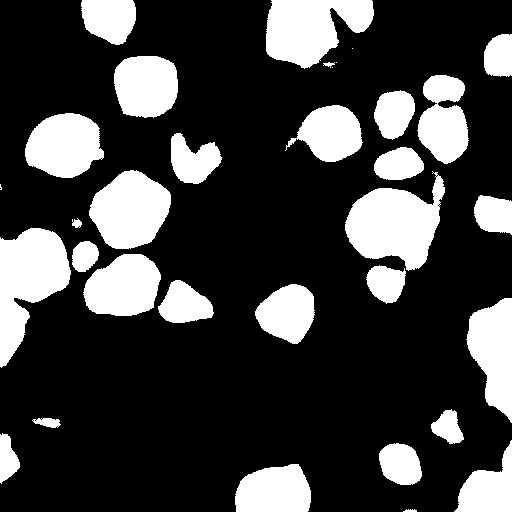
#> input picture infer/OM/xcx/1219_1981_20220613-0843.png, 512 x 512 px; its folder holds only this picture in this run
$ python post_water.py
#> lines starting #> are read from the running program, lines starting #| are printed output that depends on the picture; after the words box and inside, x2 and y2 are one past the last pixel; in counts of white or black regions, pixels touching at a corner belong together
#> `xcx = cv2.imread(pic_xcx_path, 0)`: xcx: shape (512, 512); 24.7% white; 33 white regions (4 under 20 px), largest, box (x1, y1, x2, y2) and area: (345, 171, 445, 271) 5814, (0, 228, 71, 368) 5666, (266, 0, 374, 69) 5033
### post_proc.py
import time
import skimage.io
import numpy as np
import cv2 as cv2
from PIL import Image
from pathlib import Path
from skimage import morphology
from skimage import measure
import matplotlib.pyplot as plt

# [13 lines left out: function read_image, not called in this run]


def padding_img(img, element, pad_size = 5):
    '''
    :param img:
    :return:
    '''
    a, b = img.shape
    img[0:pad_size, 0:b] = element
    img[0:a, 0:pad_size] = element
    img[a - pad_size + 1:a, 0:b] = element
    img[0:a, b - pad_size + 1:b] = element

    return img


def dilate(image, kernel_size):
    """
    dilate
    :param image:
    :param kernel_size:
    :return:
    """
    kernel = skimage.morphology.disk(kernel_size)
    img_dialtion = skimage.morphology.dilation(image, kernel)
    return img_dialtion

# [9 lines left out: function erosion, not called in this run]


def skeletonize(image):
    """
    :param image:
    :return:
    """
    image = morphology.skeletonize(image)
    image = np.where(image > 0, 1, 0).astype(np.uint8)
    return image


def remove_small_objects(image, min_size):
    """
    :param image:
    :param min_size:
    :return:
    """
    image = np.array(image, dtype=bool)
    image = morphology.remove_small_objects(image, min_size=min_size, connectivity=2)
    image = np.where(image > 0, 1, 0).astype(np.uint8)
    return image


def prun(image, kernel_size):
    label_map, num_label = measure.label(image, connectivity=1, background=1, return_num=True)
    result = np.zeros(label_map.shape, dtype=np.uint8)
    D_kernel = np.ones((kernel_size, kernel_size), np.uint8)

    for i in range(1, num_label + 1):
        tmp = np.zeros(label_map.shape, dtype=np.uint8)
        tmp[label_map == i] = 1

        dil = cv2.dilate(tmp, D_kernel)
        dst = cv2.erode(dil, D_kernel)

        result[dst == 1] = 255

    result = 255 - result
    result[result == 255] = 1
    result = np.uint8(result)
    return result


# [16 lines left out: function prun_xcx, not called in this run]


def boundary_proc(image):
    """
    Grain boundary post-processing operations
    :param image:
    :return:
    """
    image = dilate(image, 8)
    image = skeletonize(image)
    image = remove_small_objects(image, 20)
    image = dilate(image, 3)
    image = padding_img(image, element=1, pad_size=8)
    image = prun(image, 8)
    image = remove_small_objects(image, 100)
    return image

# [26 lines left out: functions classical_boundary_proc, xcx_proc, not called in this run]


# [28 lines that do not run on import are left out]

### post_water.py
from skimage import segmentation, color, measure, morphology
import os
import numpy as np
import cv2 as cv2
import time
import matplotlib.pyplot as plt
import datetime
from post_proc import skeletonize, padding_img, dilate, boundary_proc


def post_overlap_grain(i, boundary_map, xcx_map):
    '''
    Calculate the adjacency relationship of the current precipitation phase
    :param i: Precipitated phase number
    :param boundary_map:
    :param xcx_map:
    :return:
    '''
    tmp = boundary_map[xcx_map == i]
    overlap_grain = np.unique(tmp)
    overlap_grain = np.delete(overlap_grain, np.where(overlap_grain == 0))
    return overlap_grain


def watershed_pic(j, tar_label):
    '''
    Carry out watershed for the given grain j and area tar_label
    :param j:
    :param tar_label:
    :return:
    '''
    # Watershed method, deduct the overlap area, and then perform local watershed on cut_map
    # 1. The target area needs to be deducted first.
    tar_label[tar_label == j] = 0
    tar_label = np.uint8(tar_label)
    # 2. seed  :Corrosion of each grain
    E_kernel = np.ones((5, 5), np.uint8)
    dst = cv2.erode(tar_label, E_kernel)
    sure_fg = np.uint8(dst)
    # 3. boundary，remove small grains that need to be re segmented
    sure_bg = tar_label.copy()
    sure_bg = np.uint8(sure_bg)

    maker = sure_fg
    tar_img = sure_bg
    tar_img = tar_img.astype(np.uint8)

    tar_img = cv2.cvtColor(tar_img, cv2.COLOR_GRAY2RGB)

    maker = maker.astype('int32')
    maker = cv2.watershed(tar_img, maker)
    tar_img[maker == -1] = [0, 0, 255]
    return maker


def water_grain(i, j, boundary_map, xcx_map, img, thresh_iou):
    '''
    Determine the coverage rate of the grain j covered by the precipitate phase i
    :param i:
    :param j:
    :param boundary_map:
    :param xcx_map:
    :param img:
    :return:
    '''
    tmp_map = np.zeros(boundary_map.shape, dtype=np.uint8)
    tmp_map[boundary_map == j] = j
    # Determine the relationship between precipitates and related grains
    temp_IOU = 0.0
    n_ii = np.count_nonzero(boundary_map[xcx_map == i] == j)
    t_i = np.count_nonzero(boundary_map == j)
    if t_i == 0:
        return None
    temp_IOU += n_ii / t_i

    if temp_IOU < thresh_iou:
        return None


    b, a = boundary_map.shape
    cut_map = np.zeros(tmp_map.shape, dtype=np.uint8)
    cut_map[(tmp_map != 0) | (xcx_map == i)] = 255
    cut_map = cut_map.astype(np.uint8)
    x, y, w, h = cv2.boundingRect(cut_map)

    step = 10
    x = x - step if (x - step > 0) else 0
    y = y - step if (y - step > 0) else 0
    w = w + 2 * step if (x + w + 2 * step < a) else (a - x)
    h = h + 2 * step if (y + h + 2 * step < b) else (b - y)

    # Crop the area that needs to be watered
    tar_img = img[y:y + h, x:x + w]
    tar_label = boundary_map[y:y + h, x:x + w]
    tar_label = tar_label.copy()
    tar_xcx = xcx_map[y:y + h, x:x + w]

    flag = 1 # Default mapping required
    label_total = np.unique(tar_label)
    if max(label_total)<=256:
        flag = 0
    else:
        j = j % 256
        # Develop a dict to record the data mapping after processing
        label_dict = {}
        for item in label_total:
            remainder = item % 256
            label_dict[remainder] = item
            # label_dict[item] = remainder
            tar_label[tar_label == item] = remainder

    maker = watershed_pic(j, tar_label)
    maker[maker == -1] = 0


    if flag == 1:  # mapping
        j = j+256
        for item in np.unique(maker):
            maker[maker == item] = label_dict[item]
    return [maker, x, y]


def water_post(img, boundary, xcx, thresh_iou):  # todo
    '''
    :param img_path:
    :param boundary_path:
    :param xcx_path:
    :return:
    '''
#> called with thresh_iou = 0.9
    # [9 lines of commented-out code are left out]

    boundary[boundary != 0] = 1

    # To achieve more accurate segmentation, first skeleton the boundary
    skeleton = morphology.skeletonize(boundary).astype(np.uint8) * 255
#> skeleton: shape (512, 512); 0.64% white in thin lines or dots
    # skeleton0 = morphology.skeletonize(boundary)
    # skeleton = skeleton0.astype(np.uint8) * 255
    # boundary = boundary.astype(np.uint8)
    ret, thresh = cv2.threshold(skeleton, 0, 255, cv2.THRESH_BINARY)
    boundary = thresh

    # Because the boundary segmentation is not good, first pad the boundary of the boundary
    boundary = padding_img(~boundary, 0)
#> in padding_img, `img[0:pad_size, 0:b] = element`: img: shape (512, 512); 98.4% white; 33 black regions (9 under 20 px), largest, box (x1, y1, x2, y2) and area: (0, 0, 512, 64) 2715, (0, 237, 41, 363) 149, (384, 171, 442, 266) 142
#> in padding_img, `img[0:a, b - pad_size + 1:b] = element`: img: shape (512, 512); 95.9% white; 25 black regions (7 under 20 px), largest, box (x1, y1, x2, y2) and area: (0, 0, 512, 512) 9687, (384, 171, 442, 266) 142, (436, 88, 456, 144) 88

    boundary_map, num_boundary = measure.label(boundary, connectivity=1, background=0, return_num=True)
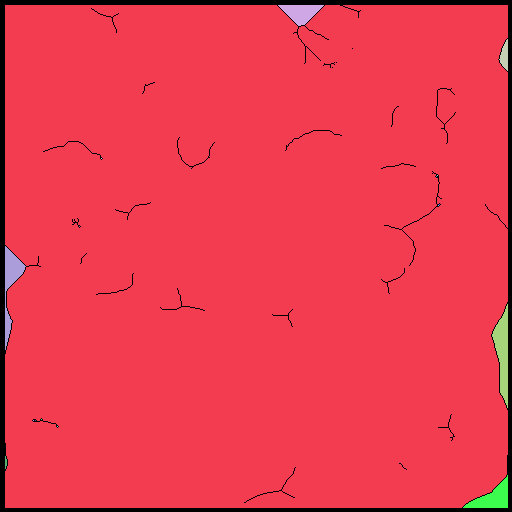
#> boundary_map: shape (512, 512) int64; 18 distinct labels, from 0 to 17; one colour per label, 0 black
#> num_boundary = 17
    xcx_map, num_xcx = measure.label(xcx, connectivity=1, background=0, return_num=True)
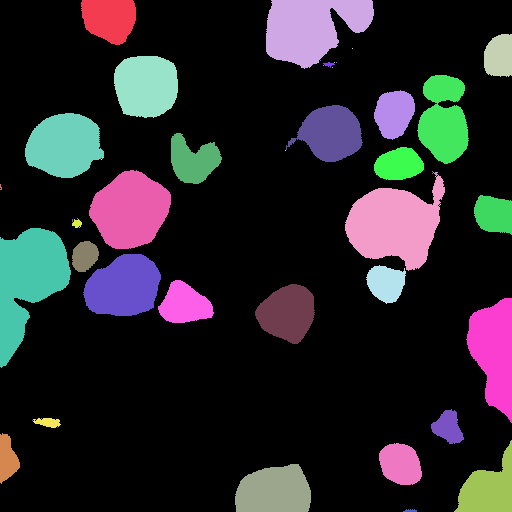
#> xcx_map: shape (512, 512) int64; 52 distinct labels, from 0 to 51; one colour per label, 0 black
#> num_xcx = 51

    for i in range(1, num_xcx + 1):

        overlap_grain = post_overlap_grain(i, boundary_map, xcx_map)

        if len(overlap_grain) == 1:
            continue

        for j in overlap_grain:
            # Calculate and select individual grain regions,
            # and then perform a watered operation on those that meet the conditions to obtain the processed local slices
            water_info = water_grain(i, j, boundary_map, xcx_map, img, thresh_iou)

            if water_info == None:  # The current j grain is not suitable
                continue

            water_patch, x, y = water_info
            h, w = water_patch.shape
            step = 5
            x1 = x + step
            y1 = y + step
            h1 = h - step
            w1 = w - step

            boundary_map[y1:y + h1, x1:x + w1] = water_patch[step:h1, step:w1]
#> this loop made 51 passes
#> overlap_grain on passes 1, 5, 7, 12, 13, 14, 15, 16, 17, 20, 25, 28: [1], [1], [1], [1], [1], [1], [1], [1], [1], [1], [1], [1]
#> (tmp in post_overlap_grain, overlap_grain) on passes 4, 6, 8, 9, 10, 11: ([1], [1]), ([1], [1]), ([1], [1]), ([1], [1]), ([1], [1]), ([1], [1])
#> pass 2, in water_grain (call 2), `tar_xcx = xcx_map[y:y + h, x:x + w]`:
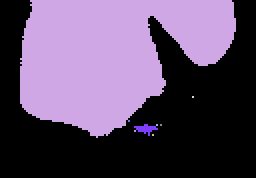
#> tar_xcx: shape (89, 128) int64 (shown 2 times larger); 9 distinct labels, from 0 to 11; one colour per label, 0 black
#> after the loop:
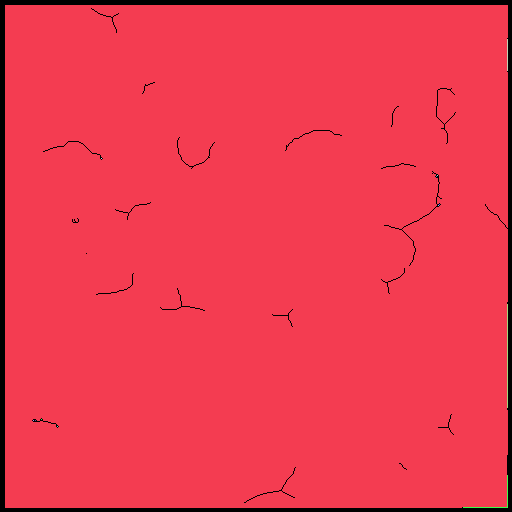
#> boundary_map: shape (512, 512) int64; 14 distinct labels, from 0 to 17; one colour per label, 0 black

    blank_ground = np.zeros(boundary_map.shape, dtype=np.uint8)
    label_b = segmentation.mark_boundaries(blank_ground, boundary_map, (255, 255, 255), background_label=0)
#> label_b: shape (512, 512, 3) float64; 1.7% white in thin lines or dots
#> blank_ground: shape (512, 512); every value is 0

    label_b[label_b > 0] == 1
    label_b = label_b.astype(np.uint8)
#> label_b: shape (512, 512, 3); 1.7% white in thin lines or dots
    label_b = skeletonize(label_b)

    label_b = cv2.cvtColor(label_b, cv2.COLOR_BGR2GRAY)
#> label_b: shape (512, 512); values 0 (black) and 1 (white), 1.1% white in thin lines or dots
    water_img = dilate(label_b, 3)
#> in dilate, `img_dialtion = skimage.morphology.dilation(image, kernel)`: img_dialtion: shape (512, 512); values 0 (black) and 1 (white), 7.9% white; 19 white regions, largest, box (x1, y1, x2, y2) and area: (2, 1, 512, 512) 15058, (382, 169, 444, 268) 943, (433, 85, 458, 145) 620

    return water_img


if __name__ == '__main__':
    today = datetime.date.today()
    thresh_iou = 0.9
    boundary_path = './infer/OM/boundary'
    xcx_path = './infer/OM/xcx'
    img_path =  './data/OM/test_img'
    save_path = './infer/OM/test-water'+ '-' + str(thresh_iou)+"/"
    os.makedirs(save_path, mode=0o777, exist_ok=True)

    files = os.listdir(xcx_path)
    print(f"Analyzing {len(files)} files")
    print(files)

    for filename in files:
        img_name = filename
        if "checkpoint" in filename:
            continue
        if 'label' in filename:
            a,b = os.path.splitext(filename)
            a = a[:-6]
            img_name = a+b
        print(filename + "---processing")
        pic_img_path = img_path + "/" + img_name
        pic_xcx_path = xcx_path + "/" + filename
        pic_boundary_path = boundary_path + "/" + filename
        pic_save_path = save_path + "/" + filename

        xcx = cv2.imread(pic_xcx_path, 0)
        img = cv2.imread(pic_img_path, 0)
        boundary = cv2.imread(pic_boundary_path, 0)

        water_img = water_post(img, boundary, xcx, thresh_iou)

        water_img = boundary_proc(water_img)
#> in dilate (call 2), `img_dialtion = skimage.morphology.dilation(image, kernel)`: img_dialtion: shape (512, 512); values 0 (black) and 1 (white), 21.8% white; 17 white regions, largest, box (x1, y1, x2, y2) and area: (0, 0, 512, 512) 34007, (371, 152, 452, 303) 5345, (425, 77, 466, 153) 2245
#> in skeletonize (call 2), `image = morphology.skeletonize(image)`: image: shape (512, 512) bool; 1.1% white in thin lines or dots
#> in remove_small_objects, `image = morphology.remove_small_objects(image, min_size=min_size, conn..`: image: shape (512, 512) bool; 1% white in thin lines or dots
#> in dilate (call 3), `img_dialtion = skimage.morphology.dilation(image, kernel)`: img_dialtion: shape (512, 512); values 0 (black) and 1 (white), 7.4% white; 12 white regions, largest, box (x1, y1, x2, y2) and area: (5, 4, 508, 508) 14303, (380, 161, 442, 295) 1525, (439, 90, 457, 145) 504
#> in padding_img (call 2), `img[0:pad_size, 0:b] = element`: img: shape (512, 512); values 0 (black) and 1 (white), 8.2% white; 12 white regions, largest, box (x1, y1, x2, y2) and area: (0, 0, 512, 508) 16475, (380, 161, 442, 295) 1525, (439, 90, 457, 145) 504
#> in padding_img (call 2), `img[0:a, b - pad_size + 1:b] = element`: img: shape (512, 512); values 0 (black) and 1 (white), 10.8% white; 12 white regions, largest, box (x1, y1, x2, y2) and area: (0, 0, 512, 512) 23405, (380, 161, 442, 295) 1525, (439, 90, 457, 145) 504
#> in prun, `label_map, num_label = measure.label(image, connectivity=1, background..`:
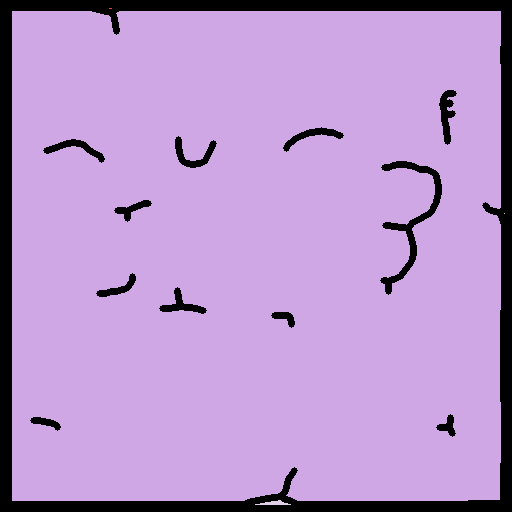
#> label_map: shape (512, 512) int64; 5 distinct labels, from 0 to 4; one colour per label, 0 black
#> in prun, `label_map, num_label = measure.label(image, connectivity=1, background..`: num_label = 4
#> after the loop in prun, `for i in range(1, num_label + 1):`: dil: shape (512, 512); values 0 (black) and 1 (white), 0.17% white; 1 white region, box (x1, y1, x2, y2) and area: (252, 497, 295, 509) 433
#> after the loop in prun, `for i in range(1, num_label + 1):`:
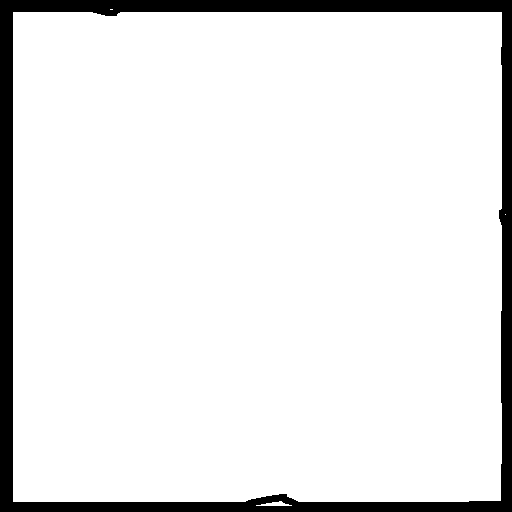
#> result: shape (512, 512); 91.2% white; 1 black region, box (x1, y1, x2, y2) and area: (0, 0, 512, 512) 22977
#> after the loop in prun, `for i in range(1, num_label + 1):`:
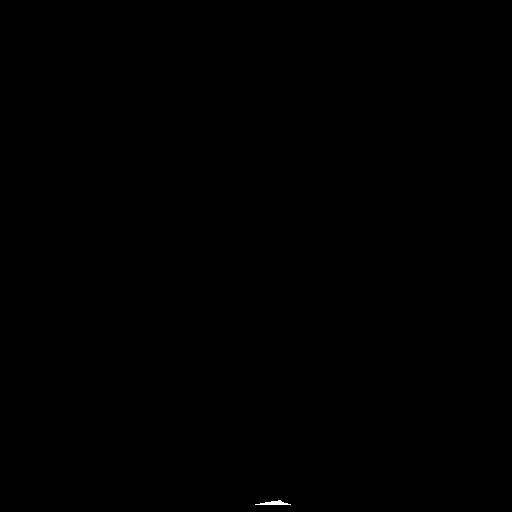
#> tmp: shape (512, 512); values 0 (black) and 1 (white), 0.04% white; 1 white region, box (x1, y1, x2, y2) and area: (255, 500, 291, 505) 97
        water_img[water_img > 0] = 255

        cv2.imwrite(pic_save_path, water_img)

        plt.figure()
        plt.imshow(water_img)
        plt.show()

$ run again, on infer/OM/xcx/1351_655_20220613-0843.png
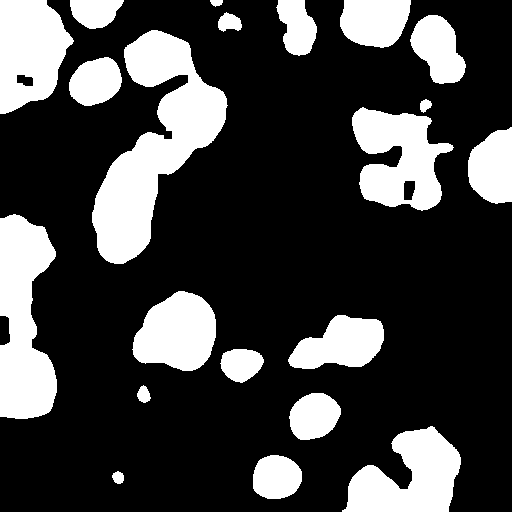
#> input picture infer/OM/xcx/1351_655_20220613-0843.png, 512 x 512 px
#> xcx: shape (512, 512); 25.7% white; 21 white regions, largest, box (x1, y1, x2, y2) and area: (92, 30, 228, 264) 13549, (0, 214, 57, 419) 8520, (352, 107, 454, 211) 6418
#> skeleton: shape (512, 512); 0.59% white in thin lines or dots
#> num_boundary = 4
#> xcx_map: shape (512, 512) int64; 22 distinct labels, from 0 to 21
#> num_xcx = 21
#> the loop in water_post, `for i in range(1, num_xcx + 1): ` made 21 passes
#> overlap_grain on passes 3 to 10: [1], [1], [1], [1], [1], [1], [1], [1]
#> blank_ground: shape (512, 512); every value is 0
#> img_dialtion: shape (512, 512); values 0 (black) and 1 (white), 9.2% white; 15 white regions, largest, box (x1, y1, x2, y2) and area: (2, 1, 512, 512) 17395, (116, 53, 206, 237) 1854, (367, 117, 453, 206) 1721
#> img_dialtion: shape (512, 512); values 0 (black) and 1 (white), 23.8% white; 12 white regions, largest, box (x1, y1, x2, y2) and area: (0, 0, 512, 512) 42424, (108, 45, 214, 245) 6288, (359, 92, 461, 214) 5974
#> img_dialtion: shape (512, 512); values 0 (black) and 1 (white), 7.7% white; 7 white regions, largest, box (x1, y1, x2, y2) and area: (5, 4, 508, 508) 15571, (116, 54, 206, 237) 1806, (368, 101, 453, 205) 1760
#> in prun, `label_map, num_label = measure.label(image, connectivity=1, background..`:
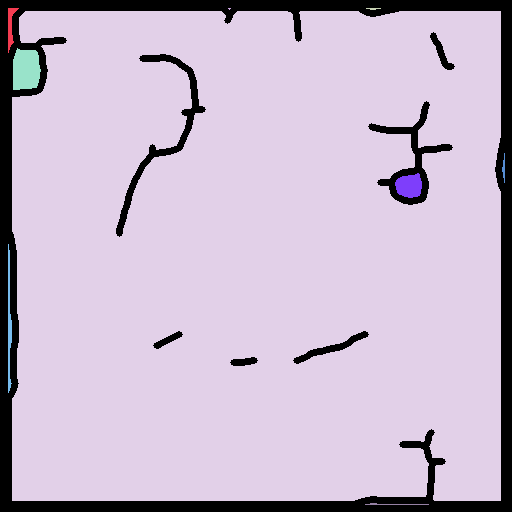
#> label_map: shape (512, 512) int64; 10 distinct labels, from 0 to 9; one colour per label, 0 black
#> num_label = 9
#> after the loop in prun, `for i in range(1, num_label + 1):`:
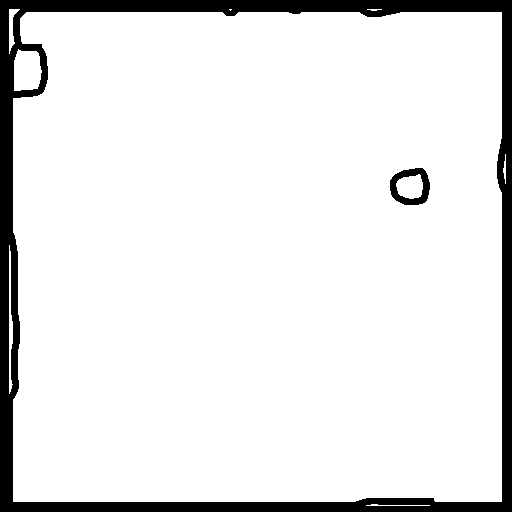
#> result: shape (512, 512); 90.4% white; 2 black regions, box (x1, y1, x2, y2) and area: (0, 0, 512, 512) 24340, (390, 168, 430, 205) 701
